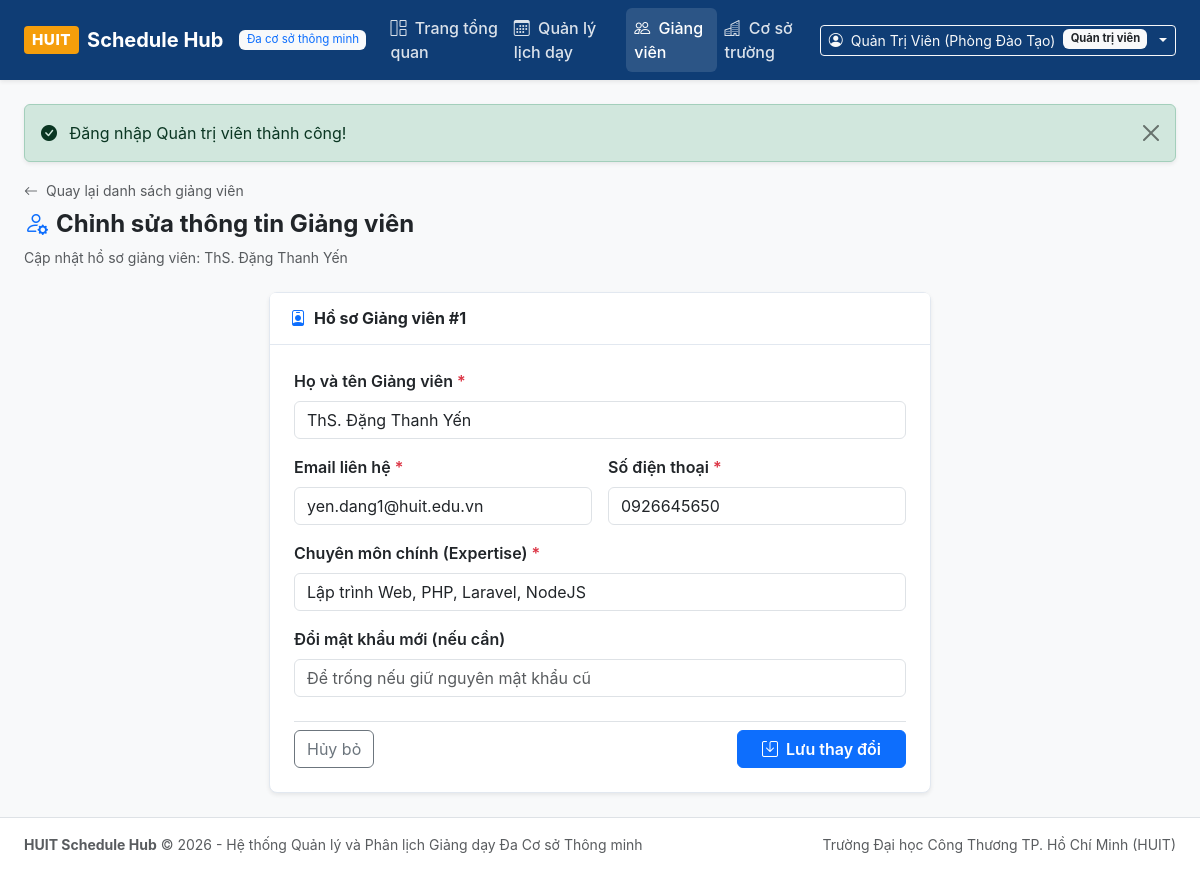
The app's page /?action=teacher_edit&id=1 (signed in) with its own data.
### tables this page shows
CREATE TABLE `teachers` (
  `id` int NOT NULL AUTO_INCREMENT,
  `full_name` varchar(150) NOT NULL,
  `email` varchar(150) NOT NULL,
  `phone` varchar(20) NOT NULL,
  `expertise` varchar(255) NOT NULL,
  `password` varchar(255) NOT NULL DEFAULT '$2y$10$92IXUNpkjO0rOQ5byMi.Ye4oKoEa3Ro9llC/.og/at2.uheWG/igi',
  `created_at` timestamp NULL DEFAULT CURRENT_TIMESTAMP,
  PRIMARY KEY (`id`),
  UNIQUE KEY `email` (`email`)
);

### src/Controllers/TeacherController.php (called while the page is built, shortened)
<?php
class TeacherController {
    public function edit(): void {
        $id = (int)($_GET['id'] ?? 0);
        $teacher = Teacher::find($id);
        require_once __DIR__ . '/../../views/teachers/edit.php';
    }
}

### src/Models/Teacher.php (called while the page is built, shortened)
<?php
class Teacher {
    public static function find(int $id): ?array {
        $pdo = Database::getConnection();
        $stmt = $pdo->prepare("SELECT * FROM teachers WHERE id = :id LIMIT 1");
        $stmt->execute(['id' => $id]);
        $row = $stmt->fetch();
        return $row ?: null;
    }
}

### views/teachers/edit.php (the view, shortened to what this page needs)
<?php
require_once __DIR__ . '/../layouts/header.php';
?>
<div class="mb-4">
    <a href="?action=teachers" class="text-decoration-none text-muted small">
        <i class="bi bi-arrow-left me-1"></i> Quay lại danh sách giảng viên
    </a>
    <h4 class="fw-bold mt-2 text-dark">
        <i class="bi bi-person-gear text-primary me-2"></i>Chỉnh sửa thông tin Giảng viên
    </h4>
    <p class="text-muted small mb-0">Cập nhật hồ sơ giảng viên: <?= htmlspecialchars($teacher['full_name']) ?></p>
</div>
<div class="row justify-content-center">
    <div class="col-lg-7">
        <div class="card shadow-sm">
            <div class="card-header bg-white fw-bold">
                <i class="bi bi-person-badge me-2 text-primary"></i>Hồ sơ Giảng viên #<?= $teacher['id'] ?>
            </div>
            <div class="card-body p-4">
                <form action="?action=teacher_update" method="POST">
                    <div class="mb-3">
                        <label class="form-label fw-semibold text-dark">Họ và tên Giảng viên <span class="text-danger">*</span></label>
                        <input type="text" name="full_name" class="form-control" value="<?= htmlspecialchars($teacher['full_name']) ?>" required>
                    </div>
                    <div class="row g-3 mb-3">
                        <div class="col-md-6">
                            <label class="form-label fw-semibold text-dark">Email liên hệ <span class="text-danger">*</span></label>
                            <input type="email" name="email" class="form-control" value="<?= htmlspecialchars($teacher['email']) ?>" required>
                        </div>
                        <div class="col-md-6">
                            <label class="form-label fw-semibold text-dark">Số điện thoại <span class="text-danger">*</span></label>
                            <input type="text" name="phone" class="form-control" value="<?= htmlspecialchars($teacher['phone']) ?>" required>
                        </div>
                    </div>
                    <div class="mb-3">
                        <label class="form-label fw-semibold text-dark">Chuyên môn chính (Expertise) <span class="text-danger">*</span></label>
                        <input type="text" name="expertise" class="form-control" value="<?= htmlspecialchars($teacher['expertise']) ?>" required>
                    </div>
                    <div class="mb-4">
                        <label class="form-label fw-semibold text-dark">Đổi mật khẩu mới (nếu cần)</label>
                        <input type="password" name="password" class="form-control" placeholder="Để trống nếu giữ nguyên mật khẩu cũ">
                    </div>
                    <div class="d-flex justify-content-between align-items-center pt-2 border-top">
                        <a href="?action=teachers" class="btn btn-outline-secondary">Hủy bỏ</a>
                        <button type="submit" class="btn btn-primary px-4 fw-semibold">
                            <i class="bi bi-save me-1"></i> Lưu thay đổi
                        </button>
                    </div>
                </form>
            </div>
        </div>
    </div>
</div>
<?php require_once __DIR__ . '/../layouts/footer.php'; ?>

### public/css/style.css (style rules this page uses)
:root { --huit-primary: #0f3d75; --huit-primary-hover: #0b2e59; --huit-accent: #0284c7; --huit-bg: #f8fafc; --huit-card-bg: #ffffff; --huit-border: #e2e8f0; --huit-text-main: #1e293b; --huit-text-muted: #64748b; }
body { background-color: var(--huit-bg); color: var(--huit-text-main); font-family: -apple-system, BlinkMacSystemFont, "Segoe UI", Roboto, "Helvetica Neue", Arial, sans-serif; min-height: 100vh; display: flex; flex-direction: column; }
.card { background-color: var(--huit-card-bg); border: 1px solid var(--huit-border); border-radius: 8px; box-shadow: 0 1px 3px rgba(0, 0, 0, 0.04); }
.card-header { background-color: #ffffff; border-bottom: 1px solid var(--huit-border); padding: 0.85rem 1.25rem; font-weight: 600; }

### records on screen
teachers: full_name "ThS. Đặng Thanh Yến", id "1", email "yen.dang1@huit.edu.vn", phone "0926645650", expertise "Lập trình Web, PHP, Laravel, NodeJS"

### other values on screen
$currentUser['name'] "Quản Trị Viên (Phòng Đào Tạo)"
$_SESSION['flash_success'] "Đăng nhập Quản trị viên thành công!"
